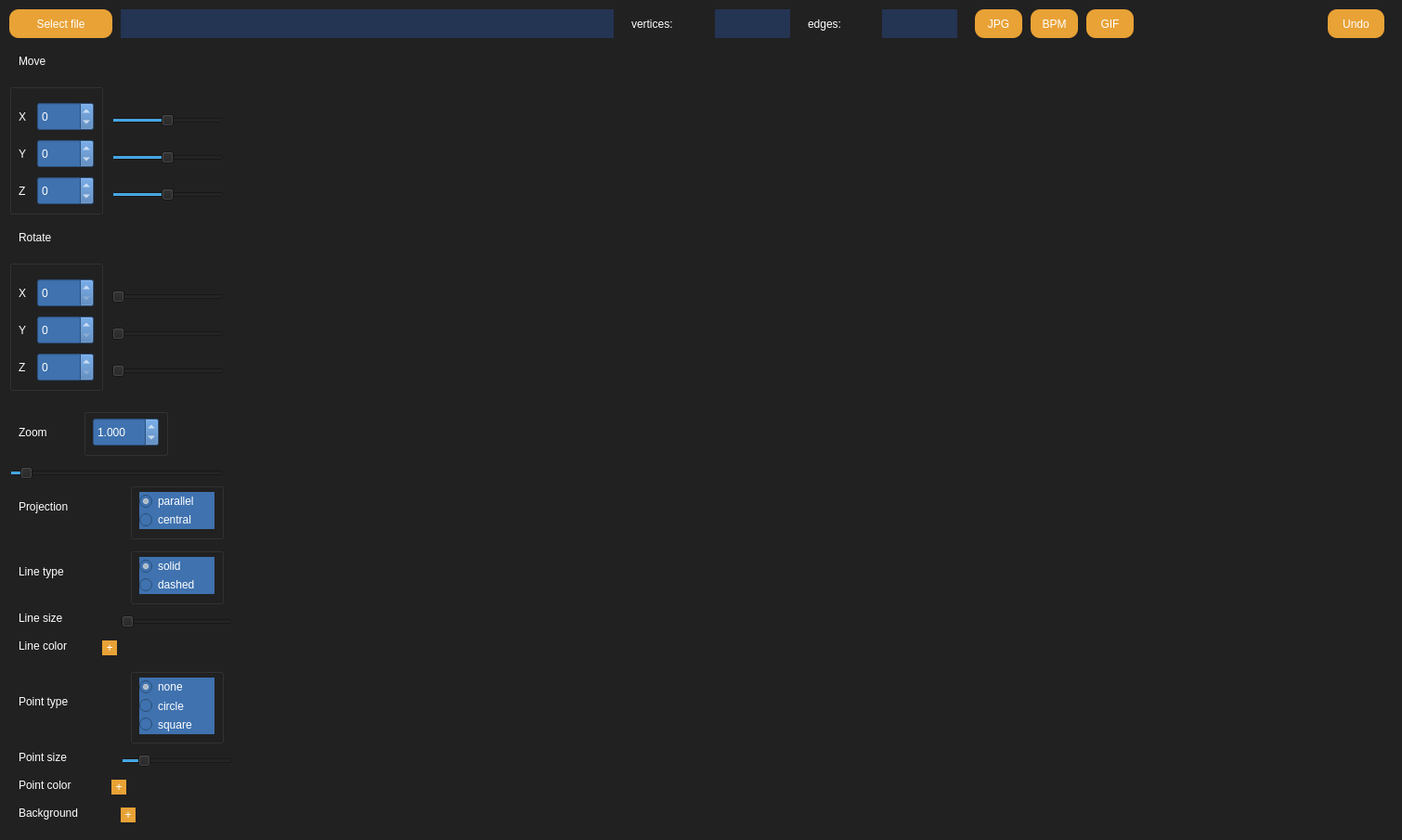
<?xml version="1.0" encoding="UTF-8"?>
<ui version="4.0">
 <class>MainWindow</class>
 <widget class="QMainWindow" name="MainWindow">
  <property name="geometry">
   <rect>
    <x>0</x>
    <y>0</y>
    <width>1510</width>
    <height>905</height>
   </rect>
  </property>
  <property name="windowTitle">
   <string>MainWindow</string>
  </property>
  <widget class="QWidget" name="centralwidget">
   <property name="styleSheet">
    <string notr="true">background-color: rgb(33, 33, 33);</string>
   </property>
   <widget class="QLabel" name="label_fileName">
    <property name="geometry">
     <rect>
      <x>130</x>
      <y>10</y>
      <width>531</width>
      <height>31</height>
     </rect>
    </property>
    <property name="styleSheet">
     <string notr="true">color: white;
font: 12pt &quot;Sans Serif&quot;;
background-color: rgb(36, 52, 83);</string>
    </property>
    <property name="text">
     <string/>
    </property>
   </widget>
   <widget class="QPushButton" name="button_selectFile">
    <property name="geometry">
     <rect>
      <x>10</x>
      <y>10</y>
      <width>111</width>
      <height>31</height>
     </rect>
    </property>
    <property name="autoFillBackground">
     <bool>false</bool>
    </property>
    <property name="styleSheet">
     <string notr="true">QPushButton {
    
	font: 12pt &quot;Sans Serif&quot;;
	color: white;
    border-radius: 10px;
	background-color: rgb(232, 162, 54);
    border: none; 
}

QPushButton:pressed {
    background-color: rgb(106, 106, 106);
}</string>
    </property>
    <property name="text">
     <string>Select file</string>
    </property>
   </widget>
   <widget class="QLabel" name="text_vertices">
    <property name="geometry">
     <rect>
      <x>680</x>
      <y>10</y>
      <width>81</width>
      <height>31</height>
     </rect>
    </property>
    <property name="styleSheet">
     <string notr="true">font: 14pt &quot;Sans Serif&quot;;
color: white
</string>
    </property>
    <property name="text">
     <string>vertices:</string>
    </property>
   </widget>
   <widget class="QLabel" name="label_verticesCount">
    <property name="geometry">
     <rect>
      <x>770</x>
      <y>10</y>
      <width>81</width>
      <height>31</height>
     </rect>
    </property>
    <property name="styleSheet">
     <string notr="true">color: white;
font: 12pt &quot;Sans Serif&quot;;
background-color: rgb(36, 52, 83);</string>
    </property>
    <property name="text">
     <string/>
    </property>
   </widget>
   <widget class="QLabel" name="text_edges">
    <property name="geometry">
     <rect>
      <x>870</x>
      <y>10</y>
      <width>71</width>
      <height>31</height>
     </rect>
    </property>
    <property name="styleSheet">
     <string notr="true">font: 14pt &quot;Sans Serif&quot;;
color: white
</string>
    </property>
    <property name="text">
     <string>edges:</string>
    </property>
   </widget>
   <widget class="QLabel" name="label_edgesCount">
    <property name="geometry">
     <rect>
      <x>950</x>
      <y>10</y>
      <width>81</width>
      <height>31</height>
     </rect>
    </property>
    <property name="styleSheet">
     <string notr="true">color: white;
font: 12pt &quot;Sans Serif&quot;;
background-color: rgb(36, 52, 83);</string>
    </property>
    <property name="text">
     <string/>
    </property>
   </widget>
   <widget class="QLabel" name="text_move">
    <property name="geometry">
     <rect>
      <x>20</x>
      <y>50</y>
      <width>81</width>
      <height>31</height>
     </rect>
    </property>
    <property name="styleSheet">
     <string notr="true">font: 14pt &quot;Sans Serif&quot;;
color: white
</string>
    </property>
    <property name="text">
     <string>Move</string>
    </property>
   </widget>
   <widget class="QGroupBox" name="groupMove">
    <property name="geometry">
     <rect>
      <x>10</x>
      <y>90</y>
      <width>101</width>
      <height>141</height>
     </rect>
    </property>
    <property name="title">
     <string/>
    </property>
    <widget class="QLabel" name="text_moveX">
     <property name="geometry">
      <rect>
       <x>10</x>
       <y>20</y>
       <width>16</width>
       <height>31</height>
      </rect>
     </property>
     <property name="styleSheet">
      <string notr="true">font: 14pt &quot;Sans Serif&quot;;
color: white
</string>
     </property>
     <property name="text">
      <string>X</string>
     </property>
    </widget>
    <widget class="QLabel" name="text_moveY">
     <property name="geometry">
      <rect>
       <x>10</x>
       <y>60</y>
       <width>16</width>
       <height>31</height>
      </rect>
     </property>
     <property name="styleSheet">
      <string notr="true">font: 14pt &quot;Sans Serif&quot;;
color: white
</string>
     </property>
     <property name="text">
      <string>Y</string>
     </property>
    </widget>
    <widget class="QLabel" name="text_moveZ">
     <property name="geometry">
      <rect>
       <x>10</x>
       <y>100</y>
       <width>16</width>
       <height>31</height>
      </rect>
     </property>
     <property name="styleSheet">
      <string notr="true">font: 14pt &quot;Sans Serif&quot;;
color: white
</string>
     </property>
     <property name="text">
      <string>Z</string>
     </property>
    </widget>
    <widget class="QSpinBox" name="spinBox_moveX">
     <property name="geometry">
      <rect>
       <x>30</x>
       <y>20</y>
       <width>61</width>
       <height>31</height>
      </rect>
     </property>
     <property name="styleSheet">
      <string notr="true">color: white;
font: 12pt &quot;Sans Serif&quot;;
background-color: rgb(63, 114, 175);</string>
     </property>
     <property name="minimum">
      <number>-200</number>
     </property>
     <property name="maximum">
      <number>200</number>
     </property>
    </widget>
    <widget class="QSpinBox" name="spinBox_moveY">
     <property name="geometry">
      <rect>
       <x>30</x>
       <y>60</y>
       <width>61</width>
       <height>31</height>
      </rect>
     </property>
     <property name="styleSheet">
      <string notr="true">color: white;
font: 12pt &quot;Sans Serif&quot;;
background-color: rgb(63, 114, 175);</string>
     </property>
     <property name="minimum">
      <number>-200</number>
     </property>
     <property name="maximum">
      <number>200</number>
     </property>
    </widget>
    <widget class="QSpinBox" name="spinBox_moveZ">
     <property name="geometry">
      <rect>
       <x>30</x>
       <y>100</y>
       <width>61</width>
       <height>31</height>
      </rect>
     </property>
     <property name="styleSheet">
      <string notr="true">color: white;
font: 12pt &quot;Sans Serif&quot;;
background-color: rgb(63, 114, 175);</string>
     </property>
     <property name="minimum">
      <number>-500</number>
     </property>
     <property name="maximum">
      <number>500</number>
     </property>
    </widget>
   </widget>
   <widget class="QLabel" name="text_rotate">
    <property name="geometry">
     <rect>
      <x>20</x>
      <y>240</y>
      <width>81</width>
      <height>31</height>
     </rect>
    </property>
    <property name="styleSheet">
     <string notr="true">font: 14pt &quot;Sans Serif&quot;;
color: white
</string>
    </property>
    <property name="text">
     <string>Rotate</string>
    </property>
   </widget>
   <widget class="QGroupBox" name="groupRotate">
    <property name="geometry">
     <rect>
      <x>10</x>
      <y>280</y>
      <width>101</width>
      <height>141</height>
     </rect>
    </property>
    <property name="title">
     <string/>
    </property>
    <widget class="QLabel" name="text_rotateX">
     <property name="geometry">
      <rect>
       <x>10</x>
       <y>20</y>
       <width>16</width>
       <height>31</height>
      </rect>
     </property>
     <property name="styleSheet">
      <string notr="true">font: 14pt &quot;Sans Serif&quot;;
color: white
</string>
     </property>
     <property name="text">
      <string>X</string>
     </property>
    </widget>
    <widget class="QLabel" name="text_rotateY">
     <property name="geometry">
      <rect>
       <x>10</x>
       <y>60</y>
       <width>16</width>
       <height>31</height>
      </rect>
     </property>
     <property name="styleSheet">
      <string notr="true">font: 14pt &quot;Sans Serif&quot;;
color: white
</string>
     </property>
     <property name="text">
      <string>Y</string>
     </property>
    </widget>
    <widget class="QLabel" name="text_rotateZ">
     <property name="geometry">
      <rect>
       <x>10</x>
       <y>100</y>
       <width>16</width>
       <height>31</height>
      </rect>
     </property>
     <property name="styleSheet">
      <string notr="true">font: 14pt &quot;Sans Serif&quot;;
color: white
</string>
     </property>
     <property name="text">
      <string>Z</string>
     </property>
    </widget>
    <widget class="QSpinBox" name="spinBox_rotateX">
     <property name="geometry">
      <rect>
       <x>30</x>
       <y>20</y>
       <width>61</width>
       <height>31</height>
      </rect>
     </property>
     <property name="styleSheet">
      <string notr="true">color: white;
font: 12pt &quot;Sans Serif&quot;;
background-color: rgb(63, 114, 175);</string>
     </property>
     <property name="minimum">
      <number>0</number>
     </property>
     <property name="maximum">
      <number>628</number>
     </property>
    </widget>
    <widget class="QSpinBox" name="spinBox_rotateY">
     <property name="geometry">
      <rect>
       <x>30</x>
       <y>60</y>
       <width>61</width>
       <height>31</height>
      </rect>
     </property>
     <property name="styleSheet">
      <string notr="true">color: white;
font: 12pt &quot;Sans Serif&quot;;
background-color: rgb(63, 114, 175);</string>
     </property>
     <property name="minimum">
      <number>0</number>
     </property>
     <property name="maximum">
      <number>628</number>
     </property>
    </widget>
    <widget class="QSpinBox" name="spinBox_rotateZ">
     <property name="geometry">
      <rect>
       <x>30</x>
       <y>100</y>
       <width>61</width>
       <height>31</height>
      </rect>
     </property>
     <property name="styleSheet">
      <string notr="true">color: white;
font: 12pt &quot;Sans Serif&quot;;
background-color: rgb(63, 114, 175);</string>
     </property>
     <property name="minimum">
      <number>0</number>
     </property>
     <property name="maximum">
      <number>628</number>
     </property>
    </widget>
   </widget>
   <widget class="QLabel" name="text_Zoom">
    <property name="geometry">
     <rect>
      <x>20</x>
      <y>450</y>
      <width>81</width>
      <height>31</height>
     </rect>
    </property>
    <property name="styleSheet">
     <string notr="true">font: 14pt &quot;Sans Serif&quot;;
color: white
</string>
    </property>
    <property name="text">
     <string>Zoom</string>
    </property>
   </widget>
   <widget class="QGroupBox" name="groupZoom">
    <property name="geometry">
     <rect>
      <x>90</x>
      <y>440</y>
      <width>91</width>
      <height>51</height>
     </rect>
    </property>
    <property name="title">
     <string/>
    </property>
    <widget class="QDoubleSpinBox" name="doubleSpinBox_scale">
     <property name="geometry">
      <rect>
       <x>10</x>
       <y>10</y>
       <width>71</width>
       <height>31</height>
      </rect>
     </property>
     <property name="styleSheet">
      <string notr="true">color: white;
font: 12pt &quot;Sans Serif&quot;;
background-color: rgb(63, 114, 175);</string>
     </property>
     <property name="decimals">
      <number>3</number>
     </property>
     <property name="minimum">
      <double>0.010000000000000</double>
     </property>
     <property name="maximum">
      <double>20.000000000000000</double>
     </property>
     <property name="singleStep">
      <double>0.010000000000000</double>
     </property>
     <property name="value">
      <double>1.000000000000000</double>
     </property>
    </widget>
   </widget>
   <widget class="QLabel" name="text_projection">
    <property name="geometry">
     <rect>
      <x>20</x>
      <y>530</y>
      <width>101</width>
      <height>31</height>
     </rect>
    </property>
    <property name="styleSheet">
     <string notr="true">font: 14pt &quot;Sans Serif&quot;;
color: white
</string>
    </property>
    <property name="text">
     <string>Projection</string>
    </property>
   </widget>
   <widget class="QGroupBox" name="groupLineType">
    <property name="geometry">
     <rect>
      <x>140</x>
      <y>590</y>
      <width>101</width>
      <height>61</height>
     </rect>
    </property>
    <property name="title">
     <string/>
    </property>
    <widget class="QRadioButton" name="radioButton_dashed">
     <property name="geometry">
      <rect>
       <x>10</x>
       <y>30</y>
       <width>81</width>
       <height>20</height>
      </rect>
     </property>
     <property name="styleSheet">
      <string notr="true">font: 12pt &quot;Sans Serif&quot;;
color: white;
background-color: rgb(63, 114, 175);</string>
     </property>
     <property name="text">
      <string>dashed</string>
     </property>
    </widget>
    <widget class="QRadioButton" name="radioButton_solid">
     <property name="geometry">
      <rect>
       <x>10</x>
       <y>10</y>
       <width>81</width>
       <height>20</height>
      </rect>
     </property>
     <property name="styleSheet">
      <string notr="true">font: 12pt &quot;Sans Serif&quot;;
color: white;
background-color: rgb(63, 114, 175);</string>
     </property>
     <property name="text">
      <string>solid</string>
     </property>
     <property name="checked">
      <bool>true</bool>
     </property>
    </widget>
   </widget>
   <widget class="QLabel" name="text_lineType_2">
    <property name="geometry">
     <rect>
      <x>20</x>
      <y>860</y>
      <width>111</width>
      <height>31</height>
     </rect>
    </property>
    <property name="styleSheet">
     <string notr="true">font: 14pt &quot;Sans Serif&quot;;
color: white
</string>
    </property>
    <property name="text">
     <string>Background</string>
    </property>
   </widget>
   <widget class="OGLWidget" name="widget" native="true">
    <property name="geometry">
     <rect>
      <x>270</x>
      <y>60</y>
      <width>1221</width>
      <height>821</height>
     </rect>
    </property>
   </widget>
   <widget class="QSlider" name="Slider_moveX">
    <property name="geometry">
     <rect>
      <x>120</x>
      <y>120</y>
      <width>121</width>
      <height>20</height>
     </rect>
    </property>
    <property name="minimum">
     <number>-200</number>
    </property>
    <property name="maximum">
     <number>200</number>
    </property>
    <property name="orientation">
     <enum>Qt::Horizontal</enum>
    </property>
   </widget>
   <widget class="QSlider" name="Slider_moveY">
    <property name="geometry">
     <rect>
      <x>120</x>
      <y>160</y>
      <width>121</width>
      <height>20</height>
     </rect>
    </property>
    <property name="minimum">
     <number>-200</number>
    </property>
    <property name="maximum">
     <number>200</number>
    </property>
    <property name="orientation">
     <enum>Qt::Horizontal</enum>
    </property>
   </widget>
   <widget class="QSlider" name="Slider_moveZ">
    <property name="geometry">
     <rect>
      <x>120</x>
      <y>200</y>
      <width>121</width>
      <height>20</height>
     </rect>
    </property>
    <property name="minimum">
     <number>-500</number>
    </property>
    <property name="maximum">
     <number>500</number>
    </property>
    <property name="orientation">
     <enum>Qt::Horizontal</enum>
    </property>
   </widget>
   <widget class="QSlider" name="Slider_scale">
    <property name="geometry">
     <rect>
      <x>10</x>
      <y>500</y>
      <width>231</width>
      <height>20</height>
     </rect>
    </property>
    <property name="minimum">
     <number>1</number>
    </property>
    <property name="maximum">
     <number>2000</number>
    </property>
    <property name="value">
     <number>100</number>
    </property>
    <property name="sliderPosition">
     <number>100</number>
    </property>
    <property name="tracking">
     <bool>true</bool>
    </property>
    <property name="orientation">
     <enum>Qt::Horizontal</enum>
    </property>
   </widget>
   <widget class="QSlider" name="Slider_rotateX">
    <property name="geometry">
     <rect>
      <x>120</x>
      <y>310</y>
      <width>121</width>
      <height>20</height>
     </rect>
    </property>
    <property name="minimum">
     <number>0</number>
    </property>
    <property name="maximum">
     <number>628</number>
    </property>
    <property name="orientation">
     <enum>Qt::Horizontal</enum>
    </property>
   </widget>
   <widget class="QSlider" name="Slider_rotateY">
    <property name="geometry">
     <rect>
      <x>120</x>
      <y>350</y>
      <width>121</width>
      <height>20</height>
     </rect>
    </property>
    <property name="minimum">
     <number>0</number>
    </property>
    <property name="maximum">
     <number>628</number>
    </property>
    <property name="orientation">
     <enum>Qt::Horizontal</enum>
    </property>
   </widget>
   <widget class="QSlider" name="Slider_rotateZ">
    <property name="enabled">
     <bool>true</bool>
    </property>
    <property name="geometry">
     <rect>
      <x>120</x>
      <y>390</y>
      <width>121</width>
      <height>20</height>
     </rect>
    </property>
    <property name="minimum">
     <number>0</number>
    </property>
    <property name="maximum">
     <number>628</number>
    </property>
    <property name="orientation">
     <enum>Qt::Horizontal</enum>
    </property>
   </widget>
   <widget class="QLabel" name="text_projection_2">
    <property name="geometry">
     <rect>
      <x>20</x>
      <y>650</y>
      <width>101</width>
      <height>31</height>
     </rect>
    </property>
    <property name="styleSheet">
     <string notr="true">font: 14pt &quot;Sans Serif&quot;;
color: white
</string>
    </property>
    <property name="text">
     <string>Line size</string>
    </property>
   </widget>
   <widget class="QSlider" name="Slider_lineSize">
    <property name="geometry">
     <rect>
      <x>130</x>
      <y>660</y>
      <width>121</width>
      <height>20</height>
     </rect>
    </property>
    <property name="minimum">
     <number>1</number>
    </property>
    <property name="maximum">
     <number>20</number>
    </property>
    <property name="value">
     <number>1</number>
    </property>
    <property name="orientation">
     <enum>Qt::Horizontal</enum>
    </property>
   </widget>
   <widget class="QLabel" name="text_projection_3">
    <property name="geometry">
     <rect>
      <x>20</x>
      <y>680</y>
      <width>101</width>
      <height>31</height>
     </rect>
    </property>
    <property name="styleSheet">
     <string notr="true">font: 14pt &quot;Sans Serif&quot;;
color: white
</string>
    </property>
    <property name="text">
     <string>Line color</string>
    </property>
   </widget>
   <widget class="QGroupBox" name="groupPointType">
    <property name="geometry">
     <rect>
      <x>140</x>
      <y>720</y>
      <width>101</width>
      <height>81</height>
     </rect>
    </property>
    <property name="title">
     <string/>
    </property>
    <widget class="QRadioButton" name="radioButton_circle">
     <property name="enabled">
      <bool>true</bool>
     </property>
     <property name="geometry">
      <rect>
       <x>10</x>
       <y>30</y>
       <width>81</width>
       <height>21</height>
      </rect>
     </property>
     <property name="styleSheet">
      <string notr="true">font: 12pt &quot;Sans Serif&quot;;
color: white;
background-color: rgb(63, 114, 175);</string>
     </property>
     <property name="text">
      <string>circle</string>
     </property>
    </widget>
    <widget class="QRadioButton" name="radioButton_none">
     <property name="enabled">
      <bool>true</bool>
     </property>
     <property name="geometry">
      <rect>
       <x>10</x>
       <y>10</y>
       <width>81</width>
       <height>20</height>
      </rect>
     </property>
     <property name="styleSheet">
      <string notr="true">font: 12pt &quot;Sans Serif&quot;;
color: white;
background-color: rgb(63, 114, 175);</string>
     </property>
     <property name="text">
      <string>none</string>
     </property>
     <property name="checked">
      <bool>true</bool>
     </property>
    </widget>
    <widget class="QRadioButton" name="radioButton_sqare">
     <property name="enabled">
      <bool>true</bool>
     </property>
     <property name="geometry">
      <rect>
       <x>10</x>
       <y>50</y>
       <width>81</width>
       <height>21</height>
      </rect>
     </property>
     <property name="styleSheet">
      <string notr="true">font: 12pt &quot;Sans Serif&quot;;
color: white;
background-color: rgb(63, 114, 175);</string>
     </property>
     <property name="text">
      <string>square</string>
     </property>
    </widget>
   </widget>
   <widget class="QLabel" name="text_lineType_3">
    <property name="geometry">
     <rect>
      <x>20</x>
      <y>740</y>
      <width>101</width>
      <height>31</height>
     </rect>
    </property>
    <property name="styleSheet">
     <string notr="true">font: 14pt &quot;Sans Serif&quot;;
color: white
</string>
    </property>
    <property name="text">
     <string>Point type</string>
    </property>
   </widget>
   <widget class="QGroupBox" name="groupLineProjection">
    <property name="geometry">
     <rect>
      <x>140</x>
      <y>520</y>
      <width>101</width>
      <height>61</height>
     </rect>
    </property>
    <property name="title">
     <string/>
    </property>
    <widget class="QRadioButton" name="radioButton_parallel">
     <property name="geometry">
      <rect>
       <x>10</x>
       <y>10</y>
       <width>81</width>
       <height>20</height>
      </rect>
     </property>
     <property name="styleSheet">
      <string notr="true">font: 12pt &quot;Sans Serif&quot;;
color: white;
background-color: rgb(63, 114, 175);</string>
     </property>
     <property name="text">
      <string>parallel </string>
     </property>
     <property name="checked">
      <bool>true</bool>
     </property>
    </widget>
    <widget class="QRadioButton" name="radioButton_central">
     <property name="geometry">
      <rect>
       <x>10</x>
       <y>30</y>
       <width>81</width>
       <height>20</height>
      </rect>
     </property>
     <property name="styleSheet">
      <string notr="true">font: 12pt &quot;Sans Serif&quot;;
color: white;
background-color: rgb(63, 114, 175);</string>
     </property>
     <property name="text">
      <string>central</string>
     </property>
    </widget>
   </widget>
   <widget class="QLabel" name="text_lineType">
    <property name="geometry">
     <rect>
      <x>20</x>
      <y>600</y>
      <width>91</width>
      <height>31</height>
     </rect>
    </property>
    <property name="styleSheet">
     <string notr="true">font: 14pt &quot;Sans Serif&quot;;
color: white
</string>
    </property>
    <property name="text">
     <string>Line type</string>
    </property>
   </widget>
   <widget class="QSlider" name="Slider_pointSize">
    <property name="enabled">
     <bool>true</bool>
    </property>
    <property name="geometry">
     <rect>
      <x>130</x>
      <y>810</y>
      <width>121</width>
      <height>20</height>
     </rect>
    </property>
    <property name="minimum">
     <number>1</number>
    </property>
    <property name="maximum">
     <number>25</number>
    </property>
    <property name="value">
     <number>5</number>
    </property>
    <property name="orientation">
     <enum>Qt::Horizontal</enum>
    </property>
   </widget>
   <widget class="QLabel" name="text_projection_5">
    <property name="geometry">
     <rect>
      <x>20</x>
      <y>830</y>
      <width>101</width>
      <height>31</height>
     </rect>
    </property>
    <property name="styleSheet">
     <string notr="true">font: 14pt &quot;Sans Serif&quot;;
color: white
</string>
    </property>
    <property name="text">
     <string>Point color</string>
    </property>
   </widget>
   <widget class="QLabel" name="text_projection_4">
    <property name="enabled">
     <bool>true</bool>
    </property>
    <property name="geometry">
     <rect>
      <x>20</x>
      <y>800</y>
      <width>101</width>
      <height>31</height>
     </rect>
    </property>
    <property name="styleSheet">
     <string notr="true">font: 14pt &quot;Sans Serif&quot;;
color: white
</string>
    </property>
    <property name="text">
     <string>Point size</string>
    </property>
   </widget>
   <widget class="QPushButton" name="button_line_color">
    <property name="geometry">
     <rect>
      <x>110</x>
      <y>690</y>
      <width>16</width>
      <height>16</height>
     </rect>
    </property>
    <property name="autoFillBackground">
     <bool>false</bool>
    </property>
    <property name="styleSheet">
     <string notr="true">QPushButton {
    
	font: 12pt &quot;Sans Serif&quot;;
	color: white;
    border-radius: 10px;
	background-color: rgb(232, 162, 54);
    border: none; 
}

QPushButton:pressed {
    background-color: rgb(106, 106, 106);
}</string>
    </property>
    <property name="text">
     <string>+</string>
    </property>
   </widget>
   <widget class="QPushButton" name="button_BG_color">
    <property name="geometry">
     <rect>
      <x>130</x>
      <y>870</y>
      <width>16</width>
      <height>16</height>
     </rect>
    </property>
    <property name="autoFillBackground">
     <bool>false</bool>
    </property>
    <property name="styleSheet">
     <string notr="true">QPushButton {
    
	font: 12pt &quot;Sans Serif&quot;;
	color: white;
    border-radius: 10px;
	background-color: rgb(232, 162, 54);
    border: none; 
}

QPushButton:pressed {
    background-color: rgb(106, 106, 106);
}</string>
    </property>
    <property name="text">
     <string>+</string>
    </property>
   </widget>
   <widget class="QPushButton" name="button_point_color">
    <property name="geometry">
     <rect>
      <x>120</x>
      <y>840</y>
      <width>16</width>
      <height>16</height>
     </rect>
    </property>
    <property name="autoFillBackground">
     <bool>false</bool>
    </property>
    <property name="styleSheet">
     <string notr="true">QPushButton {
    
	font: 12pt &quot;Sans Serif&quot;;
	color: white;
    border-radius: 10px;
	background-color: rgb(232, 162, 54);
    border: none; 
}

QPushButton:pressed {
    background-color: rgb(106, 106, 106);
}</string>
    </property>
    <property name="text">
     <string>+</string>
    </property>
   </widget>
   <widget class="QPushButton" name="button_GIF">
    <property name="geometry">
     <rect>
      <x>1170</x>
      <y>10</y>
      <width>51</width>
      <height>31</height>
     </rect>
    </property>
    <property name="autoFillBackground">
     <bool>false</bool>
    </property>
    <property name="styleSheet">
     <string notr="true">QPushButton {
    
	font: 12pt &quot;Sans Serif&quot;;
	color: white;
    border-radius: 10px;
	background-color: rgb(232, 162, 54);
    border: none; 
}

QPushButton:pressed {
    background-color: rgb(106, 106, 106);
}</string>
    </property>
    <property name="text">
     <string>GIF</string>
    </property>
   </widget>
   <widget class="QPushButton" name="button_BPM">
    <property name="geometry">
     <rect>
      <x>1110</x>
      <y>10</y>
      <width>51</width>
      <height>31</height>
     </rect>
    </property>
    <property name="autoFillBackground">
     <bool>false</bool>
    </property>
    <property name="styleSheet">
     <string notr="true">QPushButton {
    
	font: 12pt &quot;Sans Serif&quot;;
	color: white;
    border-radius: 10px;
	background-color: rgb(232, 162, 54);
    border: none; 
}

QPushButton:pressed {
    background-color: rgb(106, 106, 106);
}</string>
    </property>
    <property name="text">
     <string>BPM</string>
    </property>
   </widget>
   <widget class="QPushButton" name="button_JPG">
    <property name="geometry">
     <rect>
      <x>1050</x>
      <y>10</y>
      <width>51</width>
      <height>31</height>
     </rect>
    </property>
    <property name="autoFillBackground">
     <bool>false</bool>
    </property>
    <property name="styleSheet">
     <string notr="true">QPushButton {
    
	font: 12pt &quot;Sans Serif&quot;;
	color: white;
    border-radius: 10px;
	background-color: rgb(232, 162, 54);
    border: none; 
}

QPushButton:pressed {
    background-color: rgb(106, 106, 106);
}</string>
    </property>
    <property name="text">
     <string>JPG</string>
    </property>
   </widget>
   <widget class="QPushButton" name="button_Undo">
    <property name="geometry">
     <rect>
      <x>1430</x>
      <y>10</y>
      <width>61</width>
      <height>31</height>
     </rect>
    </property>
    <property name="autoFillBackground">
     <bool>false</bool>
    </property>
    <property name="styleSheet">
     <string notr="true">QPushButton {
    
	font: 12pt &quot;Sans Serif&quot;;
	color: white;
    border-radius: 10px;
	background-color: rgb(232, 162, 54);
    border: none; 
}

QPushButton:pressed {
    background-color: rgb(106, 106, 106);
}</string>
    </property>
    <property name="text">
     <string>Undo</string>
    </property>
   </widget>
  </widget>
 </widget>
 <customwidgets>
  <customwidget>
   <class>OGLWidget</class>
   <extends>QWidget</extends>
   <header>view/oglwidget.h</header>
   <container>1</container>
  </customwidget>
 </customwidgets>
 <resources/>
 <connections/>
</ui>
